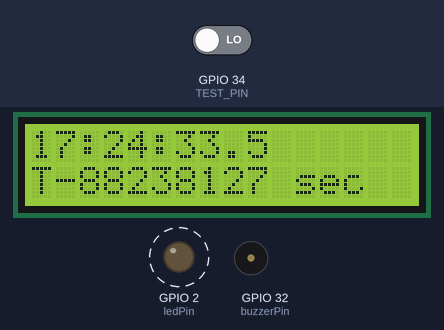
A sketch run on a simulated ESP32. On the bench: 16×2 character LCD, output pins drawn as LEDs (lit = HIGH), buzzer (waves = sounding). Dashed ring = blinking. Inputs (shaded band) come from the test bench; at power-on: GPIO 34 (TEST_PIN) LOW. WiFi joins after 1.5 s; servers stay silent unless stated; the local clock reads 2024-03-15 10:24:30 at power-on unless the sketch sets it.

Above: at 3.56 s.
3.6 s: GPIO 34 (TEST_PIN) driven HIGH
At 3.87 s:
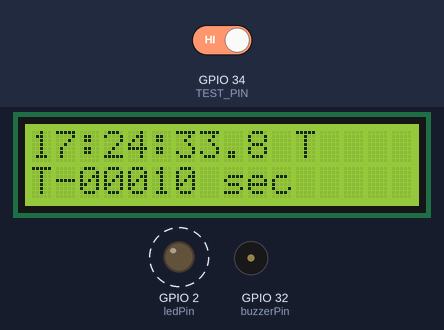
5.4 s: GPIO 34 (TEST_PIN) driven LOW
At 5.55 s:
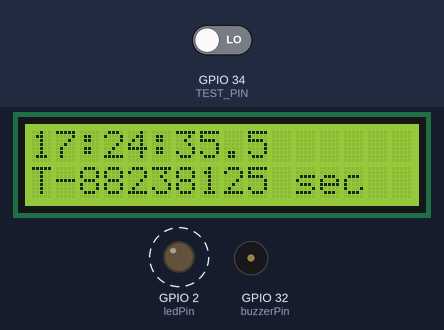
8.4 s: GPIO 34 (TEST_PIN) driven HIGH
At 19.4 s:
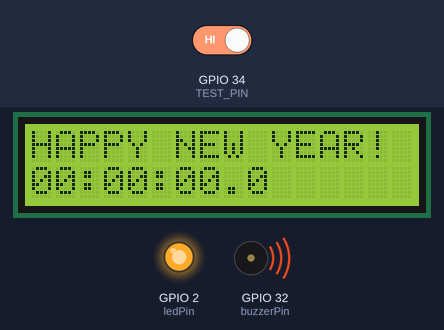
Timing chart, 0 to 23.5 s (numbered marks = the images above; inputs shaded):
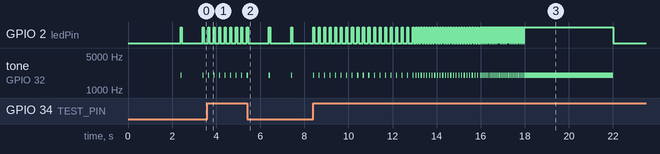

Measured:
- after the input at 3.6 s, the display: first changes at once (image 1 shows a later state)
- after the input at 5.4 s, the display: first changes after 0.05 s (image 2 shows a later state)
- after the input at 8.4 s, the display: first changes after 0.05 s (image 3 shows a later state)

The sketch:

New-Year-Countdown.ino
```cpp
#include <LiquidCrystal.h>
#include <WiFi.h>
#include <time.h>

const int rs = 13;
const int en = 33;
const int d4 = 14;
const int d5 = 27;
const int d6 = 26;
const int d7 = 25;

LiquidCrystal lcd(rs, en, d4, d5, d6, d7);

#define buzzerPin 32
#define ledPin 2
#define TEST_PIN 34

const char* ssid = "YOUR_WIFI_SSID";
const char* password = "YOUR_WIFI_PASSWORD";

const char* ntpServer = "pool.ntp.org";
const char* ntpServer2 = "time.google.com";
const long gmtOffset_sec = 7 * 3600;

time_t targetTime = 0;
time_t testTargetTime = 0;
bool finalDone = false;
bool testMode = false;

unsigned long lastBeep = 0;
unsigned long lastLedPulse = 0;
const unsigned long ledPulseMs = 50;

time_t getNowUtc() {
  time_t now;
  time(&now);
  return now;
}

void waitForValidTime() {
  time_t now = 0;
  while (now < 1700000000) {
    time(&now);
    delay(200);
  }
}

void setTarget() {
  targetTime = 1798736400;
  finalDone = false;
}

bool isTestTriggered() {
  return digitalRead(TEST_PIN) == HIGH;
}

void setup() {
  Serial.begin(115200);

  pinMode(buzzerPin, OUTPUT);
  pinMode(ledPin, OUTPUT);
  pinMode(TEST_PIN, INPUT);

  lcd.begin(16, 2);
  lcd.clear();
  lcd.print("Connecting WiFi");

  WiFi.mode(WIFI_STA);
  WiFi.disconnect(true);
  delay(100);
  WiFi.begin(ssid, password);

  unsigned long start = millis();
  while (WiFi.status() != WL_CONNECTED && millis() - start < 30000) {
    delay(500);
  }

  lcd.clear();
  if (WiFi.status() == WL_CONNECTED) {
    lcd.print("WiFi Connected");
    delay(500);
  } else {
    lcd.print("WiFi Failed");
    delay(2000);
  }

  configTime(0, 0, ntpServer, ntpServer2);

  lcd.clear();
  lcd.print("Syncing Time...");
  waitForValidTime();

  setTarget();
  lcd.clear();
}

void loop() {
  time_t nowUtc = getNowUtc();
  time_t activeTarget = targetTime;

  if (!finalDone && isTestTriggered()) {
    if (!testMode) {
      testMode = true;
      testTargetTime = nowUtc + 10;
      lcd.clear();
    }
    activeTarget = testTargetTime;
  } else if (!isTestTriggered() && testMode) {
    testMode = false;
    lcd.clear();
  } else if (!testMode) {
    activeTarget = targetTime;
  }

  long remaining = activeTarget - nowUtc;

  if (remaining > 0 && !finalDone) {
    time_t localDisplayTime = nowUtc + gmtOffset_sec;
    struct tm timeinfo;
    gmtime_r(&localDisplayTime, &timeinfo);

    int tenths = (millis() % 1000) / 100;

    char line1[17];
    snprintf(line1, sizeof(line1), "%02d:%02d:%02d.%1d%s",
             timeinfo.tm_hour,
             timeinfo.tm_min,
             timeinfo.tm_sec,
             tenths,
             testMode ? " T" : "  ");
    lcd.setCursor(0, 0);
    lcd.print(line1);

    char line2[17];
    snprintf(line2, sizeof(line2), "T-%05ld sec ", remaining);
    lcd.setCursor(0, 1);
    lcd.print(line2);

    unsigned long nowMs = millis();
    int interval = 1000;

    if (remaining <= 60) interval = 1000;
    if (remaining <= 30) interval = 700;
    if (remaining <= 15) interval = 400;
    if (remaining <= 10) interval = 250;
    if (remaining <= 5)  interval = 120;
    if (remaining <= 2)  interval = 70;

    if (nowMs - lastBeep >= interval) {
      lastBeep = nowMs;
      lastLedPulse = nowMs;
      tone(buzzerPin, 2000, 50);
      digitalWrite(ledPin, HIGH);
    }

    if (millis() - lastLedPulse >= ledPulseMs) {
      digitalWrite(ledPin, LOW);
    }
  }

  if (remaining <= 0 && !finalDone) {
    finalDone = true;

    lcd.clear();
    lcd.setCursor(0, 0);
    lcd.print("HAPPY NEW YEAR!");
    lcd.setCursor(0, 1);
    lcd.print("00:00:00.0     ");

    digitalWrite(ledPin, HIGH);
    tone(buzzerPin, 2000);
    delay(4000);
    noTone(buzzerPin);
    digitalWrite(ledPin, LOW);
  }
}
```
